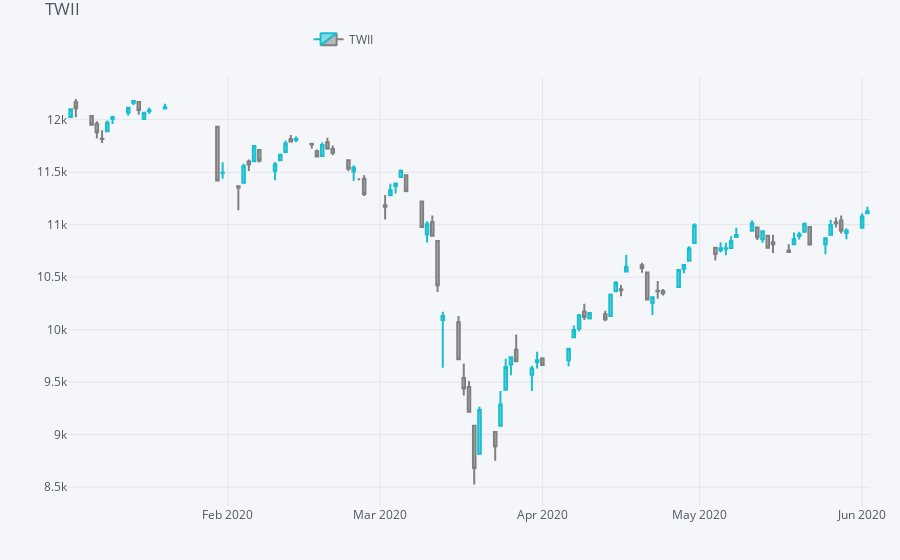

Notebook code cell kept with this figure:
### Code cell
qf = cf.QuantFig(
                  TWII, 
                  title='TWII',
                  legend='top',
                  name='TWII'
         )

plyo.iplot(
             qf.iplot(asFigure=True),
#              image='png',
#              filename='qf_01'
         )
